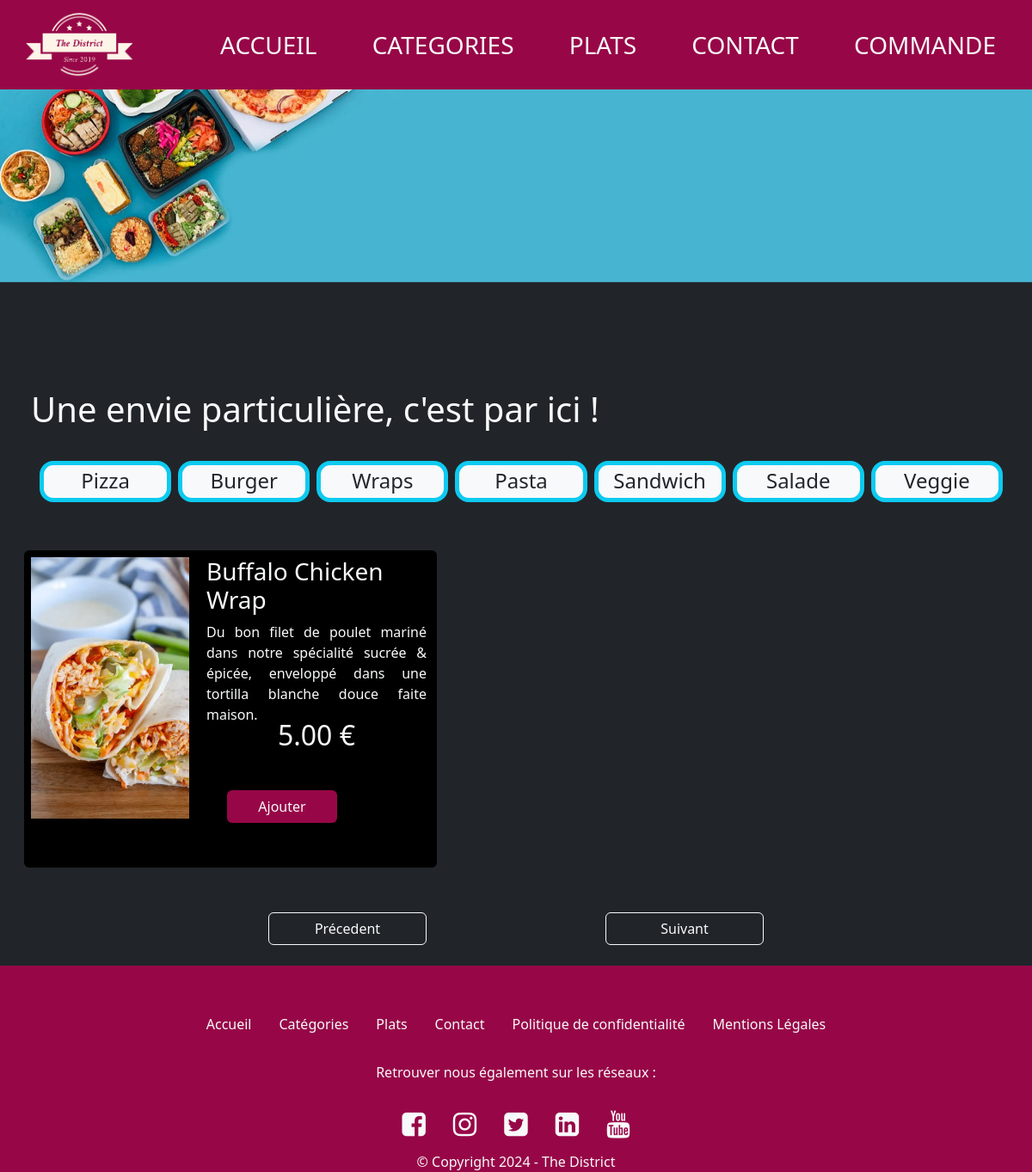
The page /FRONT/categories.php?id=9 on the database its author committed.
### tables this page shows
CREATE TABLE `categorie` (
  `id` int(11) NOT NULL,
  `libelle` varchar(100) NOT NULL,
  `image` varchar(255) NOT NULL,
  `active` varchar(10) NOT NULL
);

CREATE TABLE `plat` (
  `id` int(11) NOT NULL,
  `libelle` varchar(100) NOT NULL,
  `description` text NOT NULL,
  `prix` decimal(10,2) NOT NULL,
  `image` varchar(255) NOT NULL,
  `id_categorie` int(11) NOT NULL,
  `active` varchar(10) NOT NULL
);

### FRONT/DAO.php (called while the page is built, shortened)
<?php
function getCateg($db)
{
    $categ = $db->query("SELECT * FROM categorie WHERE active = 'Yes'");
    $result = $categ->fetchAll(PDO::FETCH_OBJ);
    return $result;
}
function getPlatsByCat($cat, $db)
{
    $query = $db->prepare("SELECT * FROM plat WHERE active = 'Yes' AND id_categorie=:cat_id");
    $query->bindParam(':cat_id', $cat, PDO::PARAM_INT);
    $query->execute();
    $platsByCat = $query->fetchAll(PDO::FETCH_OBJ);
    return $platsByCat;
}

### FRONT/categories.php (the view, shortened to what this page needs)
<?php
include 'header.php';
include 'db_connect.php';
require_once ('DAO.php');
?>
<div class="banniere_cat parallax" >
</div>
<div id="menu-categorie" class="container-fluid mt-4 mx-auto">
<h1 class="text-light p-4">Une envie particulière, c'est par ici !</h1>
  <ul class="container nav justify-content-center">
    <?php
    $categories = getCateg($db);
    foreach ($categories as $cat): ?>
      <a class="nav-link text-dark fs-4 col bg-light m-1 rounded-4 text-center border border-info border-5 p-0 button btn-animate" aria-current="page" href="categories.php?id=<?= $cat->id ?>">
        <li class="nav-item li align-middle"><?= $cat->libelle ?></li>
      </a>
    <?php endforeach; ?>
  </ul>
<?php
$id= $_GET['id'] ?? 4;
$categories=getPlatsByCat($id, $db);
if (!empty ($id)) : ?>
  <div class="col row text-light p-4">
  <?php foreach ($categories as $afficher => $key): ?>
    <div class="col-5 row rounded m-1 bg-black p-0">
      <div class="col-5 p-0">
        <img src="images/food/<?= $key->image ?>" class="mini rounded-start p-2" >
      </div>
      <div class="col-7">
        <h3 class="card-title pt-2 pb-2"><?= $key->libelle ?></h3>
        <p class="card-text justify-text h-25"><?= $key->description ?></p>
        <p class="card-text fs-2  text-center"><?= $key->prix . " €"?></p>
        <a href="plats.php" class="btn m-4 w-50 color_district text-center text-light" style="background-color: #970747;">Ajouter</a>
      </div>
    </div>
  <?php endforeach; ?>
  </div>
  <?php else : ?>
    <p class="text-light text-center p-4 m-4 fs-1">Aucuns plats trouver Oups... !</p>
<?php endif ?>
</div>
<div class="myBouton row justify-content-center text-center p-4">
  <div class="col-4 btn-nav">
    <a href="" class="btn col-6 text-light border border-light">Précedent</a>
  </div>
  <div class="col-4 btn-nav">
    <a href="" class="btn col-6 text-light border border-light">Suivant</a>
  </div>
</div>
<?php include 'footer.php';?>

### FRONT/css/style.css (style rules this page uses)
body { margin: 0 auto; display: block; width: 100%; overflow-x: hidden; }
.color_district { background-color: #970747; }
.button { width: 100px; min-width: 48px; min-height: 48px; border-radius: 24px; text-align: center; color: #fff; transition: all 100ms ease-in-out; }
.btn-animate { background: #11355C; color: #FFF; }
.banniere_cat { display: block; width: 100%; min-height : 400px; background-image: url('../images/bg.jpg'); background-position: center; background-repeat: no-repeat; background-size:100% auto; }
.parallax { min-height: 300px; background-attachment: fixed; background-position: top; background-repeat: no-repeat; background-size: 100% cover; }
.mini { width: 100%; height: 320px; object-fit: cover; object-position: 20% 66%; }
.justify-text { text-align: justify; }

### rows shown on the page
categorie: libelle "Pizza"
categorie: libelle "Burger"
categorie: libelle "Wraps"
categorie: libelle "Pasta"
categorie: libelle "Sandwich"
categorie: libelle "Salade"
categorie: libelle "Veggie"
plat: image (picture), libelle "Buffalo Chicken Wrap", description "Du bon filet de poulet mariné dans notre spécialité sucrée & épicée, enveloppé dans une tortilla blanche douce faite maison.", prix "5.00"
